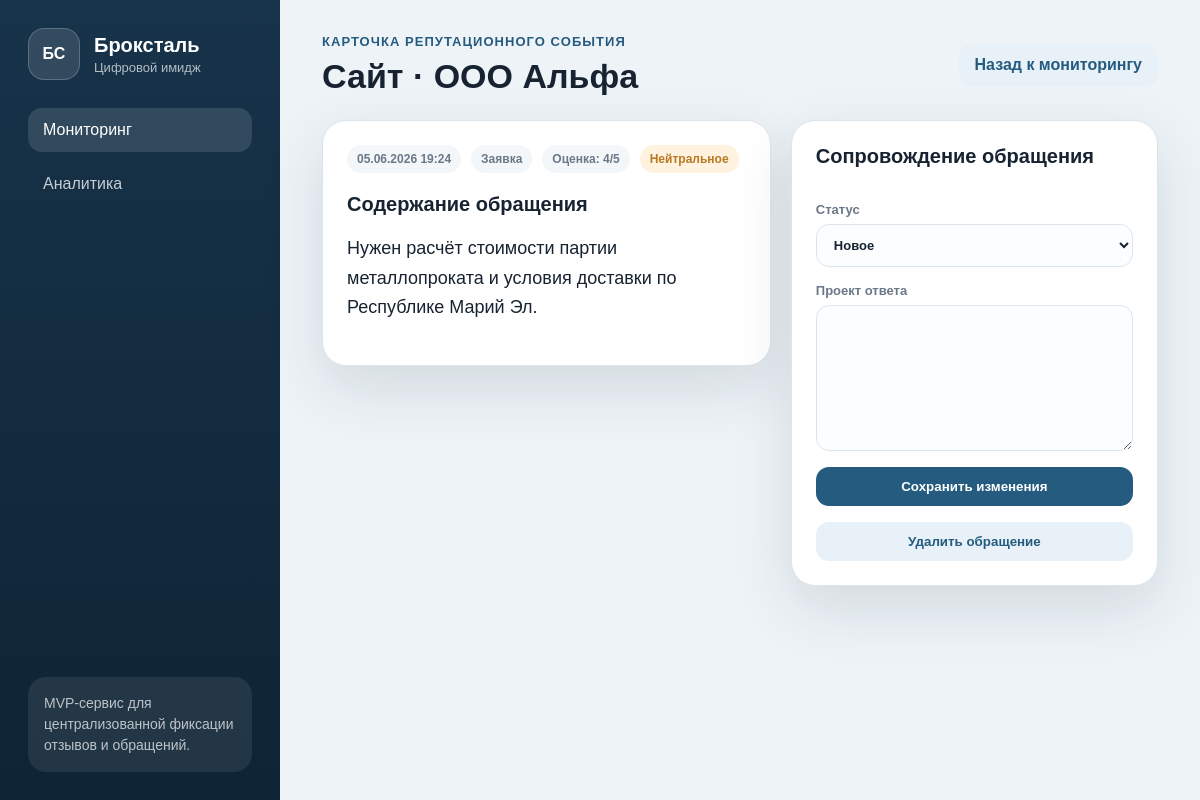
Page /appeal/4 on the committed database.
### tables this page shows
CREATE TABLE appeals (
            id INTEGER PRIMARY KEY AUTOINCREMENT,
            source TEXT NOT NULL,
            author TEXT NOT NULL,
            rating INTEGER NOT NULL,
            tone TEXT NOT NULL,
            category TEXT NOT NULL,
            priority TEXT NOT NULL,
            status TEXT NOT NULL,
            text TEXT NOT NULL,
            answer TEXT DEFAULT '',
            created_at TEXT NOT NULL,
            updated_at TEXT NOT NULL
        );

### app.py (the view, shortened to what this page needs)
@app.route("/appeal/<int:appeal_id>", methods=["GET", "POST"])
def appeal_detail(appeal_id: int):
    db = get_db()
    appeal = db.execute("SELECT * FROM appeals WHERE id = ?", (appeal_id,)).fetchone()
    if appeal is None:
        return redirect(url_for("index"))
    return render_template("detail.html", appeal=appeal, active="dashboard")

### app.py (called while the page is built)
def get_db() -> sqlite3.Connection:
    if "db" not in g:
        g.db = sqlite3.connect(DB_PATH)
        g.db.row_factory = sqlite3.Row
    return g.db

@app.context_processor
def inject_labels() -> dict[str, Any]:
    return {
        "status_labels": STATUS_LABELS,
        "tone_labels": TONE_LABELS,
        "priority_labels": PRIORITY_LABELS,
    }

### templates/detail.html
{% extends "base.html" %}
{% block content %}
<header class="page-header">
  <div>
    <p class="eyebrow">Карточка репутационного события</p>
    <h1>{{ appeal.source }} · {{ appeal.author }}</h1>
  </div>
  <a class="secondary-button" href="{{ url_for('index') }}">Назад к мониторингу</a>
</header>
<section class="detail-layout">
  <article class="detail-card">
    <div class="detail-meta">
      <span>{{ appeal.created_at }}</span>
      <span>{{ appeal.category }}</span>
      <span>Оценка: {{ appeal.rating }}/5</span>
      <span class="tone tone-{{ appeal.tone }}">{{ tone_labels[appeal.tone] }}</span>
    </div>
    <h2>Содержание обращения</h2>
    <p>{{ appeal.text }}</p>
  </article>
  <form class="response-card" method="post">
    <h2>Сопровождение обращения</h2>
    <label>Статус
      <select name="status">
        {% for value, label in status_labels.items() %}
          <option value="{{ value }}" {{ 'selected' if appeal.status == value else '' }}>{{ label }}</option>
        {% endfor %}
      </select>
    </label>
    <label>Проект ответа
      <textarea name="answer" rows="8">{{ appeal.answer }}</textarea>
    </label>
    <button class="primary-button" type="submit">Сохранить изменения</button>
    <form action="{{ url_for('delete_appeal', appeal_id=appeal['id']) }}" method="POST">
    <button type="submit" class="secondary-button">Удалить обращение</button>
  </form>
  </form>
</section>
{% endblock %}

### static/styles.css (style rules this page uses)
:root { --bg: #eef3f7; --surface: #ffffff; --ink: #172331; --muted: #6b7888; --line: #dce5ec; --accent: #245b7f; --accent-2: #e7f1f7; --danger: #b94141; --warning: #b97822; --success: #3f7f5d; --shadow: 0 22px 60px rgba(20, 41, 61, .12); }
* { box-sizing: border-box; }
body { margin: 0; min-height: 100vh; display: grid; grid-template-columns: 280px 1fr; background: var(--bg); color: var(--ink); font-family: Arial, Helvetica, sans-serif; }
.page-header { display: flex; align-items: center; justify-content: space-between; gap: 20px; margin-bottom: 24px; }
.eyebrow { margin: 0 0 8px; color: var(--accent); font-size: 13px; text-transform: uppercase; letter-spacing: .08em; font-weight: 700; }
h1 { margin: 0; font-size: 34px; }
h2 { margin: 0 0 18px; font-size: 20px; }
.primary-button, .secondary-button, .link-button { border: 0; text-decoration: none; cursor: pointer; font-weight: 700; border-radius: 13px; padding: 12px 16px; display: inline-flex; justify-content: center; }
.primary-button { background: var(--accent); color: #fff; }
.secondary-button, .link-button { background: var(--accent-2); color: var(--accent); }
label { display: grid; gap: 7px; color: var(--muted); font-size: 13px; font-weight: 700; }
input, select, textarea { width: 100%; border: 1px solid var(--line); border-radius: 13px; padding: 12px 13px; font: inherit; color: var(--ink); background: #fbfdff; }
.workbench, .table-card, .detail-card, .response-card, .chart-card { background: var(--surface); border: 1px solid var(--line); border-radius: 24px; box-shadow: var(--shadow); }
.source-badge, .tone, .priority { display: inline-flex; border-radius: 999px; padding: 7px 10px; font-size: 12px; font-weight: 800; }
.tone-neutral, .priority-medium { background: #fff3df; color: var(--warning); }
.detail-layout { display: grid; grid-template-columns: 1.1fr .9fr; gap: 20px; align-items: start; }
.detail-card, .response-card, .chart-card { padding: 24px; }
.detail-card p { font-size: 18px; line-height: 1.65; }
.detail-meta { display: flex; flex-wrap: wrap; gap: 10px; margin-bottom: 20px; }
.detail-meta span:not(.tone) { background: #f3f7fa; border-radius: 999px; padding: 7px 10px; color: var(--muted); font-size: 12px; font-weight: 700; }
.response-card { display: grid; gap: 16px; }

### rows in the picture
appeals: source "Сайт", author "ООО Альфа", created_at "05.06.2026 19:24", category "Заявка", rating "4", tone "Нейтральное", text "Нужен расчёт стоимости партии металлопроката и условия доставки по Республике Марий Эл."

### other values in the picture
form field status "Новое"
